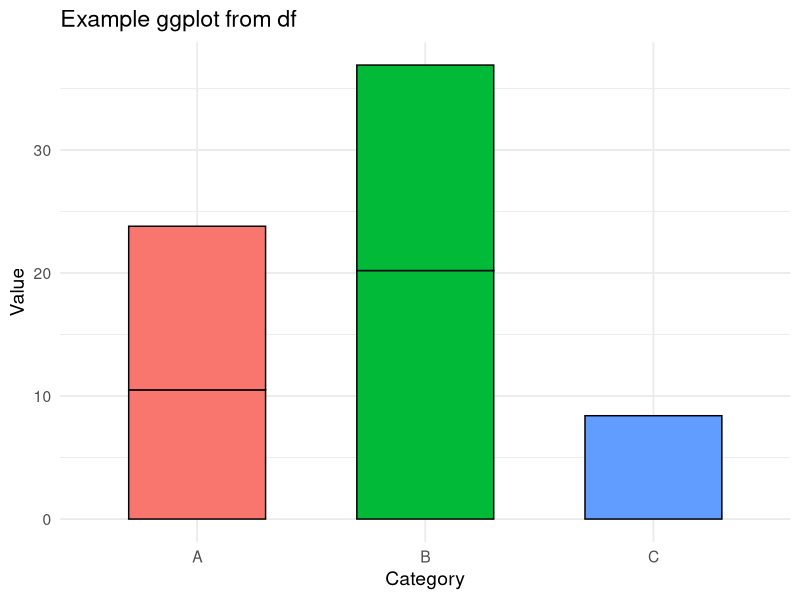

Recreate this plot in R.
# Build a small example data frame
df <- data.frame(
  id = 1:5,
  category = c("A", "B", "A", "C", "B"),
  value = c(10.5, 20.2, 13.3, 8.4, 16.7),
  stringsAsFactors = FALSE
)


# Example ggplot using the df data frame
library(ggplot2)

ggplot(df, aes(x = category, y = value, fill = category)) +
  geom_col(width = 0.6, color = "black") +
  labs(
    title = "Example ggplot from df",
    x = "Category",
    y = "Value"
  ) +
  theme_minimal(base_size = 14) +
  theme(legend.position = "none")
